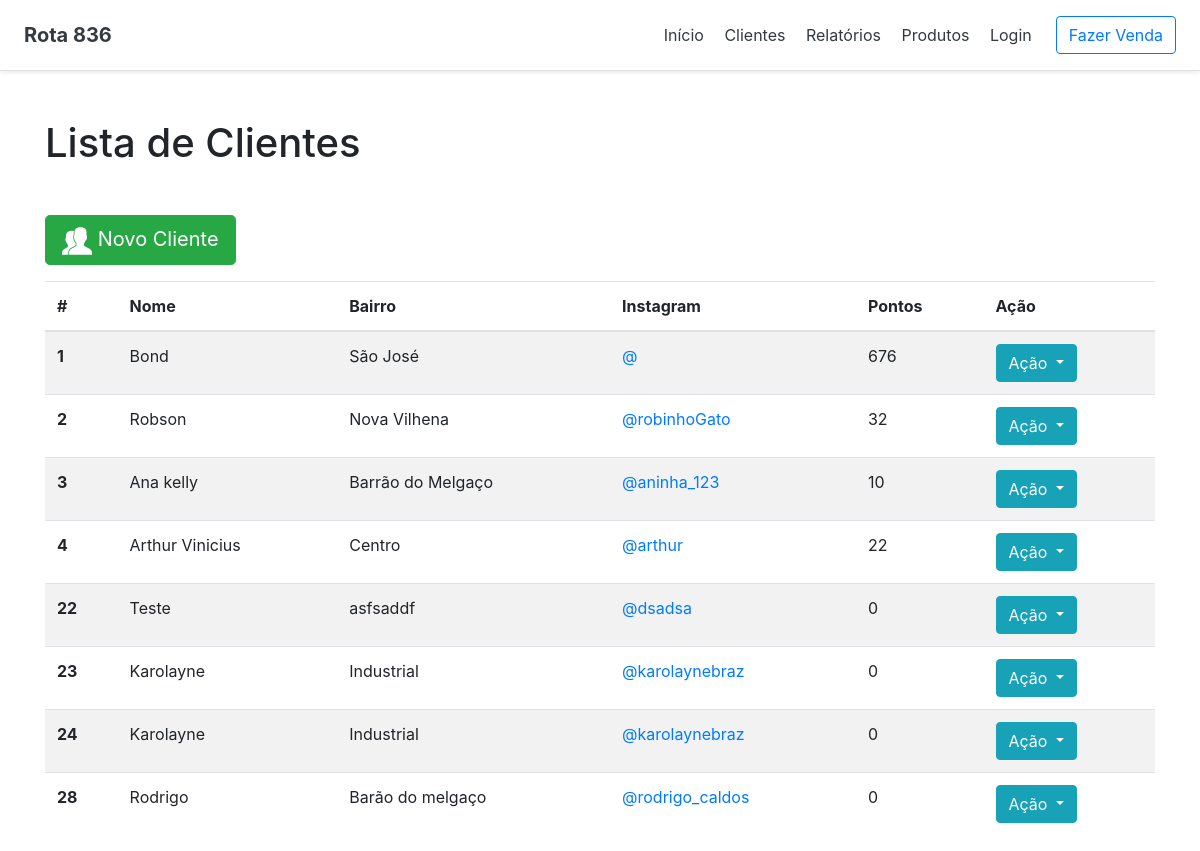
Page /salao/cliente/listar/ on the earlier database version.
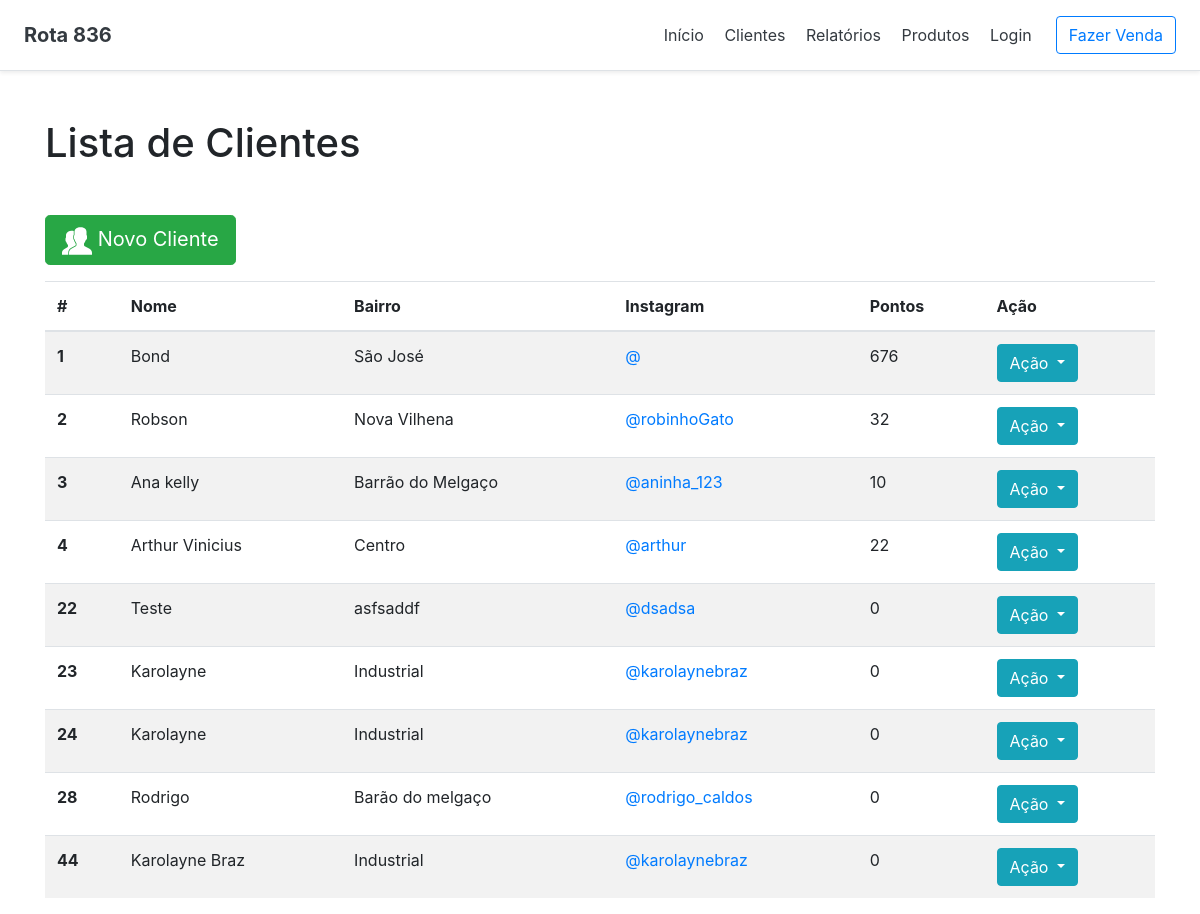
Same page on the later database version.
### salao/models.py (models this page shows, shortened)
class Cliente (models.Model):
    nome_cliente = models.CharField(max_length=200, null=False)
    telefone_cliente = models.CharField(max_length=12)
    instagram_cliente = models.CharField(max_length=50)
    bairro_cliente = models.CharField(max_length=200, null=False)
    @property
    def pontos_cliente(self):
        pontos = 0
        for x in Venda.objects.all():
            if x.cliente_venda.id == self.id:
                pontos = x.soma_pontos_venda
        return pontos
    @property
    def toJSON(self):
        return json.dumps(self, default=lambda x: x.__dict__)

class Venda(models.Model):
    data_hora_venda = models.DateTimeField('date published')
    cliente_venda = models.ForeignKey(Cliente, on_delete=models.CASCADE, null=False)
    servico_venda = models.ManyToManyField(Servico, blank=True)
    produto_venda = models.ManyToManyField(Produto, blank=True)
    @property
    def soma_pontos_venda(self):
        pontos = 0
        if self.servico_venda:
            for x in self.servico_venda.all():
                pontos = pontos + x.pontos_servico
        if self.produto_venda:
            for x in self.produto_venda.all():
                pontos = pontos + x.pontos_produto
        return pontos

class Servico(models.Model):
    desc_servico = models.CharField(max_length=200, null=False)
    pontos_servico = models.IntegerField(null=False)
    valor_servico = models.FloatField(null=False)

class Produto(models.Model):
    desc_produto = models.CharField(max_length=200, null=False)
    pontos_produto = models.IntegerField(null=False)
    valor_produto = models.FloatField(max_length=12, null=False)
    marca_produto = models.CharField(max_length=100, null=False)

### salao/views.py (the view)
# urls.py: path('cliente/listar/', views.ListarClientes.as_view(), name='listar_clientes'),
class ListarClientes(ListView):
    template_name = 'salao/cliente/listar.html'
    model = Cliente
    context_object_name = 'clientes'
    paginate_by=10

### salao/templates/salao/cliente/listar.html (shortened to what this page needs)
{% extends '../base.html' %}
{% load staticfiles %}
{% block h1_pagina %}
    Lista de Clientes
{% endblock h1_pagina %}
{% block content %}
    <a href="{% url 'salao:incluir_cliente' %}"><button class="btn btn-success btn-lg mb-3"><img src="{% static 'img/cliente.svg' %}" height="30px" width="30px"> Novo Cliente</button></a>
        <table class="table table-striped">
            <thead>
                <tr>
                  <th scope="col">#</th>
                  <th scope="col">Nome</th>
                  <th scope="col">Bairro</th>
                  <th scope="col">Instagram</th>
                  <th scope="col">Pontos</th>
                  <th scope="col">Ação</th>
                </tr>
            </thead>
            <tbody>
                {% for cliente in object_list %}
                <tr id="{{ cliente.id }}">
                  <th scope="row" id="id_cliente">{{ cliente.id }}</th>
                  <td name="nome_cliente">{{ cliente.nome_cliente }}</td>
                  <td>{{ cliente.bairro_cliente }}</td>
                  <td><a target="_blank" rel="noopener noreferrer" href="https://www.instagram.com/{{ cliente.instagram_cliente }}/">@{{ cliente.instagram_cliente }}</a></td>
                  <td>{{ cliente.pontos_cliente }}</td>
                  <td><div class="btn-group">
                              <button type="button" class="btn btn-info dropdown-toggle" data-toggle="dropdown" aria-haspopup="true" aria-expanded="false">
                                Ação
                              </button>
                        </div>
                  </td>
                </tr>
                {% endfor %}
            </tbody>
            </table>
{% endblock content %}

Differences in the rows shown:
added Cliente: id "44", nome_cliente "Karolayne Braz", bairro_cliente "Industrial", instagram_cliente "karolaynebraz", pontos_cliente "0"
